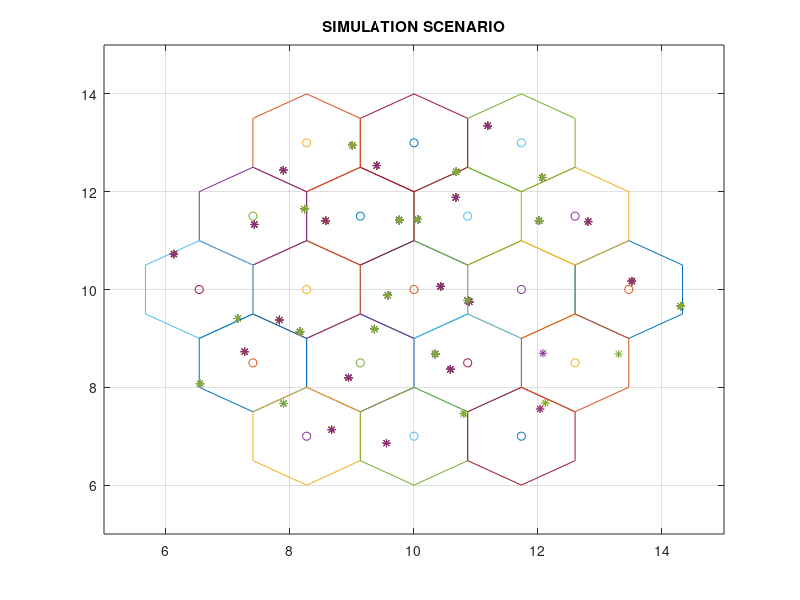

MATLAB code to generate this figure: (Note: this script raises an error after producing the figure.)
% NOMA_SIMULATOR MATLAB code for NOMA_SIMULATOR.fig
%
%This Matlab code was developed to generate simulation results to:
%
%Khan, A.; Usman, M.A.; Usman, M.R.; Ahmad, M.; Shin, S.-Y. Link and System-Level NOMA Simulator: 
%The Reproducibility of Research. Electronics 2021, 10, 2388. https://doi.org/10.3390/electronics10192388
%
%For further information, visit: http://wens.re.kr/news/noma-simulator-v1
%
%License: This code is licensed under the Apache2.0 license. If you in any way
%use this code for research that results in publications, please cite our
%monograph as described above.
%
%
% Last Modified 21-Dec-2021 18:08:01
%
%
% Begin initialization code
%%Parameters
close all;  clear all; clc;
initial_x = 10;
initial_y = 10;
ref_x = initial_x;
ref_y = initial_y;
r = 1;     %normalized cell radius
x = cos(pi/6);  
y = sin(pi/6); 
%To change the number of cells please change the value to 1,2 or 3 for 19,7
%or 3 cells respectively
%number of cell
num_of_cell = 1;
if num_of_cell == 1
    N = 19;
elseif num_of_cell == 2    
    N = 7;
elseif num_of_cell == 3    
    N = 3;
end
%This code is developed for 2 NOMA users only
%number of users
%number of users
num_of_user = 1;
if num_of_user == 1
   u=2;
end
%cell diameter
d = 1000;  %meter
c = 3e8;  %speed of light
%you can select the freqiency used in the simulation by choosing the value
%of Freq as 1,2,3 or 4.
%frequency
Freq = 1;
if Freq == 1
   f=9e8;
elseif Freq == 2
   f=18e8; 
elseif Freq == 3
   f=21e8;  
elseif Freq == 4
   f=26e8;  
end
v = 4;    %pathloss exponent
%Total transmit power and the powers associated to the users
%Power
Tx_Pwr = 30;%dbm = 1Watt
P(1) = 0.2*Tx_Pwr;
P(2) = 0.8*Tx_Pwr;
%Interference Init
Int(1)=0;
Int(2)=0;

%BS height
BS_height = 20;  %meter

%MS_height
MS_height = 1.5; %meter

%Noise
NF = 7;     %Noise Floor
No = -174;  %Noise Figure

%Bandwidth
Bw = 20*10^6; %20 MHz

%Imperfect SIC
imdB=-25; %dB
im=10^(imdB/10);
%Pathloss
Pathloss = 2;
if Pathloss == 1 %Cost231
   PL=1;
elseif Pathloss == 2 %Okumura-Hata
   PL=2; 
end


%% Plotting cells
for i = 1:N
    for j = 1:7
       
        if j==1 | j==4 | j==7
            x1(i,j) = (ref_x);
           
        elseif j==2 | j==3
            x1(i,j) = (ref_x+x);
          
        elseif j==5 | j==6
            x1(i,j) = (ref_x-x);
         
        end

        if j==1 | j==7
            y1(i,j) = (ref_y+r);
        
        elseif j==2 | j==6
            y1(i,j) = (ref_y+y);
        
        elseif j==3 | j==5
            y1(i,j) = (ref_y-y);
       
        elseif j==4
            y1(i,j) = (ref_y-r);
      
        end
    end
    
   
    figure(1),    
    plot(x1(i,:),y1(i,:)),grid on, hold on         %%cell edge point plot
    plot(ref_x,ref_y,'o')                          %%BS plot
    axis([5 15 5 15])
    clear x1*; clear x2*;
    clear y1*; clear y2*;
%%    
%%Base Station Coordinates   
    % saving the BS coordinate
    BS_x(i) = ref_x;
    BS_y(i) = ref_y;
    if i==1
        ref_x = initial_x+x+x;
        ref_y = initial_y;
    elseif i==2
        ref_x = initial_x+x;
        ref_y = initial_y+1+y;
    elseif i==3
        ref_x = initial_x-x;
        ref_y = initial_y+1+y;
    elseif i==4
        ref_x = initial_x-x-x;
        ref_y = initial_y;
    elseif i==5
        ref_x = initial_x-x;
        ref_y = initial_y-1-y;
    elseif i==6
        ref_x = initial_x+x;
        ref_y = initial_y-1-y;
    elseif i==7
        ref_x = initial_x+2.*(x+x);
        ref_y = initial_y;
    elseif i==8
        ref_x = initial_x+3.*x;
        ref_y = initial_y+r+y;
    elseif i==9
        ref_x = initial_x+x+x;
        ref_y = initial_y+2.*r+2.*y;
    elseif i==10
        ref_x = initial_x;
        ref_y = initial_y+2.*r+2.*y;
    elseif i==11
        ref_x = initial_x-x-x;
        ref_y = initial_y+2.*r+2.*y;
    elseif i==12
        ref_x = initial_x-3.*x;
        ref_y = initial_y+r+y;
    elseif i==13
        ref_x = initial_x-2.*(x+x);
        ref_y = initial_y;
    elseif i==14
        ref_x = initial_x-3.*x;
        ref_y = initial_y-r-y;
    elseif i==15
        ref_x = initial_x-x-x;
        ref_y = initial_y-2.*r-2.*y;
    elseif i==16
        ref_x = initial_x;
        ref_y = initial_y-2.*r-2.*y;
    elseif i==17
        ref_x = initial_x+x+x;
        ref_y = initial_y-2.*r-2.*y;
    elseif i==18
        ref_x = initial_x+3.*x;
        ref_y = initial_y-r-y;
    end
end
%%
for cell = 1: N
    
    %Plotting users
    % Random User Coordinate
    v_x = BS_x(cell) + (r * sin((0:6)*pi/3));
    v_y = BS_y(cell) + (r * cos((0:6)*pi/3));
    c_x = BS_x(cell) + (r-rand(1, 20*u)*2*r);
    c_y = BS_y(cell) + (r-rand(1, 20*u)*2*r);
    IN = inpolygon(c_x, c_y, v_x, v_y);
    c_x = c_x(IN);
    c_y = c_y(IN);
    idx = randperm(length(c_x));
    MS1_cell_1_x(cell,:) = c_x(idx(1:u));
    MS1_cell_1_y(cell,:) = c_y(idx(1:u));
    
    
    
    % Defining near user and far user
    for i = 1:u
        dist_MS_cell_1(i) = d*sqrt((sqrt((BS_x(cell)-MS1_cell_1_x(cell,i))^2+(BS_y(cell)-MS1_cell_1_y(cell,i))^2))^2+(BS_height/d)^2); %distance with base station's height
    end
    distance_MS_cell_1(cell,:)=dist_MS_cell_1;
    
    if distance_MS_cell_1(cell,1)>=distance_MS_cell_1(cell,2)
        
        save_MS1_cell_1_x(cell,1)=MS1_cell_1_x(cell,1);
        save_MS1_cell_1_y(cell,1)=MS1_cell_1_y(cell,1);
        MS1_cell_1_x(cell,1)=MS1_cell_1_x(cell,2);
        MS1_cell_1_x(cell,2)=save_MS1_cell_1_x(cell,1);
        MS1_cell_1_y(cell,1)=MS1_cell_1_y(cell,2);
        MS1_cell_1_y(cell,2)=save_MS1_cell_1_y(cell,1);
    end
    
    figure(1),
    plot(MS1_cell_1_x,MS1_cell_1_y,'*'),grid on, hold on
    axis([5 15 5 15])
    title('SIMULATION SCENARIO')
end
%%
%OMA (Orthogonal Multiple Access)
for cell = 1:N
    
    % SNR cell 1
    for i = 1:u
        Pwr(i)=P(i);
        dist_MS_cell_1(i) = d*sqrt((sqrt((BS_x(1)-MS1_cell_1_x(1,i))^2+(BS_y(1)-MS1_cell_1_y(1,i))^2))^2+(BS_height/d)^2); %distance with base station's height
        
        %Cost231 & Okumura-Hata
        if PL == 1
            PL_num_cell_1(i) = 46.3 + 33.9*log10(f/1000000) - 13.28*log10(BS_height) - ((1.1*log10(f/1000000)-0.7)*MS_height-(1.56*log10(f/1000000)-0.8)) + (44.9 - 6.55*log10(BS_height))*log10(dist_MS_cell_1(i)/1000)+3; %Pathloss
            PL_dB_cell_1(i) = 10*log10(PL_num_cell_1(i));
        else
            PL_dB_cell_1(i) = 69.55 + 26.16*log10(f/1000000) + (44.9 - 6.55*log10(BS_height))*log10(dist_MS_cell_1(i)/1000) - 13.82*log10(BS_height) - (3.2*(log10(11.75*MS_height))^2 - 4.97); %Pathloss
            PL_num_cell_1(i) = 10^((PL_dB_cell_1(i))/10);
        end
        
        Rx_pwr_dBm_cell_1(i) = (10*log10(Pwr(i)*1000))-PL_dB_cell_1(i); %dBm
        Rx_pwr_mW_cell_1(i) = 10^((Rx_pwr_dBm_cell_1(i))/10);
    end
    Rx_pwr_cell_1(cell,:)=Rx_pwr_mW_cell_1;
    
    
    % Thermal Noise
    for i = 1:u
        Rx_pwr_dBm_noise_cell_1(i) = NF+No+10*log10(1/2*Bw);
        Rx_pwr_mW_noise_cell_1(i) = 10^((Rx_pwr_dBm_noise_cell_1(i))/10);
    end
    Rx_pwr_noise_cell_1(cell,:)=Rx_pwr_mW_noise_cell_1;
    
    
    % Interference Calculation for users in cell 1 from the other BS
    if  cell==1 & cell<=N
        for i = 1:u
            Interference(i)=Int(i);
        end
        total_int_pwr_mW_cell_1(cell,:)=Interference;
        
    else if cell==3 | cell==5 | cell==7 | cell==9 | cell==11 | cell==13 | cell==15 | cell==17 | cell==19
            for i = 1:u
                dist_MS_int_cell_1(i) = d*sqrt((sqrt((BS_x(cell)-MS1_cell_1_x(1,i))^2+(BS_y(cell)-MS1_cell_1_y(1,i))^2))^2+(BS_height/d)^2); %distance with base station's height
                
                %Cost231 & Okumura-Hata
                if PL==1
                    PL_num_cell_1(i) = 46.3 + 33.9*log10(f/1000000) - 13.28*log10(BS_height) - ((1.1*log10(f/1000000)-0.7)*MS_height-(1.56*log10(f/1000000)-0.8)) + (44.9 - 6.55*log10(BS_height))*log10(dist_MS_int_cell_1(i)/1000)+3; %Pathloss
                    PL_dB_int_cell_1(i) = 10*log10(PL_num_cell_1(i));
                else
                    PL_dB_int_cell_1(i) = 69.55 + 26.16*log10(f/1000000) + (44.9 - 6.55*log10(BS_height))*log10(dist_MS_int_cell_1(i)/1000) - 13.82*log10(BS_height) - (3.2*(log10(11.75*MS_height))^2 - 4.97); %Pathloss
                    PL_num_cell_1(i) = 10^((PL_dB_int_cell_1(i))/10);
                end
                
                if i==1
                    int_pwr_dBm_cell_1(i) = (10*log10(Pwr(i+1)*1000))-PL_dB_int_cell_1(i); %dBm
                    int_pwr_mW_cell_1(i) = 10^((int_pwr_dBm_cell_1(i))/10);
                else
                    int_pwr_dBm_cell_1(i) = (10*log10(Pwr(i-1)*1000))-PL_dB_int_cell_1(i); %dBm
                    int_pwr_mW_cell_1(i) = 10^((int_pwr_dBm_cell_1(i))/10);
                end
                
            end
            total_int_pwr_mW_cell_1(cell,:)=int_pwr_mW_cell_1;
            
        else
            for i = 1:u
                dist_MS_int_cell_1(i) = d*sqrt((sqrt((BS_x(cell)-MS1_cell_1_x(1,i))^2+(BS_y(cell)-MS1_cell_1_y(1,i))^2))^2+(BS_height/d)^2); %distance with base station's height
                
                %Cost231 & Okumura-Hata
                if PL==1
                    PL_num_cell_1(i) = 46.3 + 33.9*log10(f/1000000) - 13.28*log10(BS_height) - ((1.1*log10(f/1000000)-0.7)*MS_height-(1.56*log10(f/1000000)-0.8)) + (44.9 - 6.55*log10(BS_height))*log10(dist_MS_int_cell_1(i)/1000)+3; %Pathloss
                    PL_dB_int_cell_1(i) = 10*log10(PL_num_cell_1(i));
                else
                    PL_dB_int_cell_1(i) = 69.55 + 26.16*log10(f/1000000) + (44.9 - 6.55*log10(BS_height))*log10(dist_MS_int_cell_1(i)/1000) - 13.82*log10(BS_height) - (3.2*(log10(11.75*MS_height))^2 - 4.97); %Pathloss
                    PL_num_cell_1(i) = 10^((PL_dB_int_cell_1(i))/10);
                end
                
                if i==1
                    int_pwr_dBm_cell_1(i) = (10*log10(Pwr(i)*1000))-PL_dB_int_cell_1(i); %dBm
                    int_pwr_mW_cell_1(i) = 10^((int_pwr_dBm_cell_1(i))/10);
                else
                    int_pwr_dBm_cell_1(i) = (10*log10(Pwr(i)*1000))-PL_dB_int_cell_1(i); %dBm
                    int_pwr_mW_cell_1(i) = 10^((int_pwr_dBm_cell_1(i))/10);
                end
                
            end
            total_int_pwr_mW_cell_1(cell,:)=int_pwr_mW_cell_1;
            
        end
    end
    
    
    if cell==1
        total_inter_pwr_cell_1_OMA=total_int_pwr_mW_cell_1(cell,:);
        total_inter_pwr_mW_cell_1_OMA(cell,:)=total_inter_pwr_cell_1_OMA;
        total_inter_pwr_dBm_cell_1_OMA(cell,:)=10*log10(total_inter_pwr_mW_cell_1_OMA(cell,:));
        
    else
        total_inter_pwr_cell_1_OMA=total_int_pwr_mW_cell_1(cell,:)+total_inter_pwr_mW_cell_1_OMA(cell-1,:);
        total_inter_pwr_mW_cell_1_OMA(cell,:)=total_inter_pwr_cell_1_OMA;
        total_inter_pwr_dBm_cell_1_OMA(cell,:)=10*log10(total_inter_pwr_mW_cell_1_OMA(cell,:));
        
    end
    
end

for cell = 1:N
    % Capacity
    SINR_mW_cell_1_OMA = Rx_pwr_cell_1(cell,:)./(total_inter_pwr_mW_cell_1_OMA(cell,:)+Rx_pwr_noise_cell_1(cell,:)); %Capacity UE1 and UE2 in numeric
    SINR_num_cell_1_OMA(cell,:) = SINR_mW_cell_1_OMA;
    SINR_dBm_cell_1_OMA = SINR_num_cell_1_OMA(cell,:); %Capacity UE1 and UE2 in dBm
    SINR_dB_cell_1_OMA(cell,:) = SINR_dBm_cell_1_OMA;
    total_Capacity_cell_1_OMA = (1/2*Bw/1000000)*log2(1+SINR_num_cell_1_OMA(cell,:));
    total_Cap_cell_1_OMA(cell,:) = total_Capacity_cell_1_OMA;
end

%%
%NOMA (Non-Orthogonal Multiple Access)
for cell = 1:N
    
    % SNR cell 1
    for i = 1:u
        Pwr(i)=P(i);
        dist_MS_cell_1(i) = d*sqrt((sqrt((BS_x(1)-MS1_cell_1_x(1,i))^2+(BS_y(1)-MS1_cell_1_y(1,i))^2))^2+(BS_height/d)^2); %distance with base station's height
        
        %Cost231 & Okumura-Hata
        if PL == 1
            PL_num_cell_1(i) = 46.3 + 33.9*log10(f/1000000) - 13.28*log10(BS_height) - ((1.1*log10(f/1000000)-0.7)*MS_height-(1.56*log10(f/1000000)-0.8)) + (44.9 - 6.55*log10(BS_height))*log10(dist_MS_cell_1(i)/1000)+3; %Pathloss
            PL_dB_cell_1(i) = 10*log10(PL_num_cell_1(i));
        else
            PL_dB_cell_1(i) = 69.55 + 26.16*log10(f/1000000) + (44.9 - 6.55*log10(BS_height))*log10(dist_MS_cell_1(i)/1000) - 13.82*log10(BS_height) - (3.2*(log10(11.75*MS_height))^2 - 4.97); %Pathloss
            PL_num_cell_1(i) = 10^((PL_dB_cell_1(i))/10);
        end
        
        Rx_pwr_dBm_cell_1(i) = (10*log10(Pwr(i)*1000))-PL_dB_cell_1(i); %dBm
        Rx_pwr_mW_cell_1(i) = 10^((Rx_pwr_dBm_cell_1(i))/10);
    end
    Rx_pwr_cell_1(cell,:)=Rx_pwr_mW_cell_1;
    
    
    % Self Interference Calculation for user 2
    for i = 1:u
        if  i==1
            Rx_pwr_mW_selfint_cell_1(i)=Int(i);
            
        else
            Pwr(i)=P(i);
            dist_MS_selfint_cell_1(i) = d*sqrt((sqrt((BS_x(1)-MS1_cell_1_x(1,i))^2+(BS_y(1)-MS1_cell_1_y(1,i))^2))^2+(BS_height/d)^2); %distance with base station's height
            
            %Cost231 & Okumura-Hata
            if PL==1
                PL_num_slftint_cell_1(i) = 46.3 + 33.9*log10(f/1000000) - 13.28*log10(BS_height) - ((1.1*log10(f/1000000)-0.7)*MS_height-(1.56*log10(f/1000000)-0.8)) + (44.9 - 6.55*log10(BS_height))*log10(dist_MS_selfint_cell_1(i)/1000)+3; %Pathloss
                PL_dB_selfint_cell_1(i) = 10*log10(PL_num_slftint_cell_1(i));
            else
                PL_dB_selfint_cell_1(i) = 69.55 + 26.16*log10(f/1000000) + (44.9 - 6.55*log10(BS_height))*log10(dist_MS_selfint_cell_1(i)/1000) - 13.82*log10(BS_height) - (3.2*(log10(11.75*MS_height))^2 - 4.97); %Pathloss
                PL_num_slftint_cell_1(i) = 10^((PL_dB_selfint_cell_1(i))/10);
            end
            
            Rx_pwr_dBm_selfint_cell_1(i) = (10*log10(Pwr(1)*1000))-PL_dB_selfint_cell_1(i); %dBm
            Rx_pwr_mW_selfint_cell_1(i) = 10^((Rx_pwr_dBm_selfint_cell_1(i))/10);
        end
    end
    Rx_pwr_selfint_cell_1(cell,:)=Rx_pwr_mW_selfint_cell_1;
    
    
    % Imperfect SIC
    for i = 1:u
        if  i==1
            Im_SIC(i)=10^(imdB*1000/10);
        else
            Im_SIC(i)=Int(i);
        end
    end
    Imperfect_SIC_cell_1(cell,:)=Im_SIC;
    
    % Thermal Noise
    for i = 1:u
        Rx_pwr_dBm_noise_cell_1(i) = NF+No+10*log10(Bw);
        Rx_pwr_mW_noise_cell_1(i) = 10^((Rx_pwr_dBm_noise_cell_1(i))/10);
    end
    Rx_pwr_noise_cell_1(cell,:)=Rx_pwr_mW_noise_cell_1;
    
    
    % Interference Calculation for users in cell 1 from the other BS
    if  cell==1 & cell<=N
        for i = 1:u
            Interference(i)=Int(i);
        end
        total_int_pwr_mW_cell_1(cell,:)=Interference;
        
    else
        for i = 1:u
            dist_MS_int_cell_1(i) = d*sqrt((sqrt((BS_x(cell)-MS1_cell_1_x(1,i))^2+(BS_y(cell)-MS1_cell_1_y(1,i))^2))^2+(BS_height/d)^2); %distance with base station's height
            
            %Cost231 & Okumura-Hata
            if PL==1
                PL_num_cell_1(i) = 46.3 + 33.9*log10(f/1000000) - 13.28*log10(BS_height) - ((1.1*log10(f/1000000)-0.7)*MS_height-(1.56*log10(f/1000000)-0.8)) + (44.9 - 6.55*log10(BS_height))*log10(dist_MS_int_cell_1(i)/1000)+3; %Pathloss
                PL_dB_int_cell_1(i) = 10*log10(PL_num_cell_1(i));
            else
                PL_dB_int_cell_1(i) = 69.55 + 26.16*log10(f/1000000) + (44.9 - 6.55*log10(BS_height))*log10(dist_MS_int_cell_1(i)/1000) - 13.82*log10(BS_height) - (3.2*(log10(11.75*MS_height))^2 - 4.97); %Pathloss
                PL_num_cell_1(i) = 10^((PL_dB_int_cell_1(i))/10);
            end
            
            int_pwr_dBm_cell_1(i) = (10*log10(Tx_Pwr*1000))-PL_dB_int_cell_1(i); %dBm
            int_pwr_mW_cell_1(i) = 10^((int_pwr_dBm_cell_1(i))/10);
        end
        total_int_pwr_mW_cell_1(cell,:)=int_pwr_mW_cell_1;
    end
    
    
    if cell==1
        total_inter_pwr_cell_1=total_int_pwr_mW_cell_1(cell,:);
        total_inter_pwr_mW_cell_1(cell,:)=total_inter_pwr_cell_1;
        total_inter_pwr_dBm_cell_1(cell,:)=10*log10(total_inter_pwr_mW_cell_1(cell,:));
        
    else
        total_inter_pwr_cell_1=total_int_pwr_mW_cell_1(cell,:)+total_inter_pwr_mW_cell_1(cell-1,:);
        total_inter_pwr_mW_cell_1(cell,:)=total_inter_pwr_cell_1;
        total_inter_pwr_dBm_cell_1(cell,:)=10*log10(total_inter_pwr_mW_cell_1(cell,:));
        
    end
    
end

%%
for cell = 1:N
    % Capacity
    SINR_mW_cell_1=Rx_pwr_cell_1(cell,:)./(Imperfect_SIC_cell_1(1,:)+Rx_pwr_selfint_cell_1(1,:)+total_inter_pwr_mW_cell_1(cell,:)+Rx_pwr_noise_cell_1(cell,:)); %Capacity UE1 and UE2 in numeric
    SINR_num_cell_1(cell,:)=SINR_mW_cell_1;
    SINR_dBm_cell_1=SINR_num_cell_1(cell,:); %Capacity UE1 and UE2 in dBm
    SINR_dB_cell_1(cell,:)=SINR_dBm_cell_1;
    total_Capacity_cell_1 = (Bw/1000000)*log2(1+SINR_num_cell_1(cell,:));
    total_Cap_cell_1(cell,:)= total_Capacity_cell_1;
end


%%
%%Capacity vs SNR in Rayleigh channel
% Calculate UE distance in cell 1 from 19 BS
for cell=1:N
    for i = 1:u
        dist_UE_cell_1(i) = sqrt((sqrt((BS_x(cell)-MS1_cell_1_x(1,i))^2+(BS_y(cell)-MS1_cell_1_y(1,i))^2))^2+(BS_height/d)^2);
    end
    distance_UE_cell_1(cell,:)=dist_UE_cell_1;
end
SNRdB = [0:5:35];
trial = 20000;
for ii=1:length(SNRdB)
    SNRdB
    for tr = 1:trial
        txSNR(ii) = 10^(SNRdB(ii)/10);
        trial=tr
        % Reyleigh Channel
        for cell=1:N
            for i=1:u
                MS_ch_index_cell_1(i) = (abs(gauss(0,distance_UE_cell_1(cell,i).^(-v)/2,1,1)+1i*gauss(0,distance_UE_cell_1(cell,i).^(-v)/2,1,1))).^2; %channel index
            end
            MS_pwr_ch_index_cell_1(cell,:) = MS_ch_index_cell_1;
        end
        
        for cell=1:N
            for i=1:u
                % SNR cell 1
                MS_pwr_cell_1(i) = MS_pwr_ch_index_cell_1(cell,i)*(Pwr(i)/Tx_Pwr); % SNR
                
                % Self Interference Calculation for FEU and Imperfect SIC for NEU
                if i==1
                    Self_int_pwr_cell_1(i) = Int(i); % Self Interference Calculation
                    Im_int_pwr_cell_1(i) = im; % Imperfect SIC SCENARIO 1
                    
                else
                    Self_int_pwr_cell_1(i) = MS_pwr_ch_index_cell_1(1,i)*(Pwr(i-1)/Tx_Pwr); % Self Interference Calculation
                    Im_int_pwr_cell_1(i) = Int(i); % Imperfect SIC
                end
            end
            MS_power_cell_1(cell,:)=MS_pwr_cell_1;
            Self_int_power_cell_1(cell,:)=Self_int_pwr_cell_1;
            Im_int_power_cell_1(cell,:)=Im_int_pwr_cell_1;
            
            % Intercell Interference Calculation for users in cell 1 from the other BS
            % OMA
            if cell==1
                for i = 1:u
                    OMA_Inter_int_ch_index_cell_1(i)=Int(i)*(Pwr(i)/Tx_Pwr);
                end
                OMA_Intercell_int_pwr_cell_1(cell,:)=OMA_Inter_int_ch_index_cell_1; % intercell interference cell 1
                
            else if cell==3 | cell==5 | cell==7 | cell==9 | cell==11 | cell==13 | cell==15 | cell==17 | cell==19
                    for i = 1:u
                        if i==1
                            OMA_Inter_int_ch_index_cell_1(i) = MS_pwr_ch_index_cell_1(cell,i)*(Pwr(i+1)/Tx_Pwr);
                        else
                            OMA_Inter_int_ch_index_cell_1(i) = MS_pwr_ch_index_cell_1(cell,i)*(Pwr(i-1)/Tx_Pwr);
                        end
                    end
                    OMA_Intercell_int_pwr_cell_1(cell,:)= OMA_Inter_int_ch_index_cell_1; % intercell interference cell 1
                else
                    for i = 1:u
                        OMA_Inter_int_ch_index_cell_1(i) = MS_pwr_ch_index_cell_1(cell,i)*(Pwr(i)/Tx_Pwr);
                    end
                    OMA_Intercell_int_pwr_cell_1(cell,:)= OMA_Inter_int_ch_index_cell_1; % intercell interference cell 1
                end
            end
            
            if cell==1
                OMA_total_inter_int_pwr_cell_1=OMA_Intercell_int_pwr_cell_1(cell,:); % Sum Interference
                OMA_total_intercell_int_pwr_cell_1(cell,:)=OMA_total_inter_int_pwr_cell_1; % total intercell interference cell 1
            else
                OMA_total_inter_int_pwr_cell_1=OMA_Intercell_int_pwr_cell_1(cell,:)+OMA_total_intercell_int_pwr_cell_1(cell-1,:); % Sum Interference
                OMA_total_intercell_int_pwr_cell_1(cell,:)=OMA_total_inter_int_pwr_cell_1; % total intercell interference cell 1
            end
            
            % NOMA
            if cell==1
                for i = 1:u
                    NOMA_Inter_int_ch_index_cell_1(i)=Int(i);
                end
                NOMA_Intercell_int_pwr_cell_1(cell,:)=NOMA_Inter_int_ch_index_cell_1; % intercell interference cell 1
                
            else
                for i = 1:u
                    NOMA_Inter_int_ch_index_cell_1(i) = MS_pwr_ch_index_cell_1(cell,i)*(Tx_Pwr/Tx_Pwr);
                end
                NOMA_Intercell_int_pwr_cell_1(cell,:)= NOMA_Inter_int_ch_index_cell_1; % intercell interference cell 1
            end
            
            if cell==1
                NOMA_total_inter_int_pwr_cell_1=NOMA_Intercell_int_pwr_cell_1(cell,:); % Sum Interference
                NOMA_total_intercell_int_pwr_cell_1(cell,:)=NOMA_total_inter_int_pwr_cell_1; % total intercell interference cell 1
            else
                NOMA_total_inter_int_pwr_cell_1=NOMA_Intercell_int_pwr_cell_1(cell,:)+NOMA_total_intercell_int_pwr_cell_1(cell-1,:); % Sum Interference
                NOMA_total_intercell_int_pwr_cell_1(cell,:)=NOMA_total_inter_int_pwr_cell_1; % total intercell interference cell 1
            end
            
        end
%%        
        % Shannon Capacity
        for i=1:u
            Noma_Capacity(i)=log2(1+((txSNR(ii)*MS_power_cell_1(1,i))/(txSNR(ii)*(Im_int_power_cell_1(1,i)+Self_int_power_cell_1(i)+NOMA_total_intercell_int_pwr_cell_1(N,i))+1))); % Capacity for NEU snd FEU
            Oma_Capacity(i)=(1/2)*log2(1+(txSNR(ii)*MS_power_cell_1(1,i))/(txSNR(ii)*OMA_total_intercell_int_pwr_cell_1(N,i)+1)); % Capacity for NEU snd FEU
        end
%%        
        % Ergodic Capacity
        %tmpC(tr,:) = Capacity;
        Noma_tmpC1(tr,:) = Noma_Capacity(1);
        Noma_tmpC2(tr,:) = Noma_Capacity(2);
        Noma_tmpCerg(tr,:) = Noma_Capacity(1)+Noma_Capacity(2);
%%        
        %for OMA
        Oma_tmpC1(tr,:) = Oma_Capacity(1);
        Oma_tmpC2(tr,:) = Oma_Capacity(2);
        Oma_tmpCerg(tr,:) = Oma_Capacity(1)+ Oma_Capacity(2);
    end
    
    % Mean Ergodic Capacity
    
    Noma_C1(ii,:)=mean(Noma_tmpC1);
    Noma_C2(ii,:)=mean(Noma_tmpC2);
    Noma_Cerg(ii,:)=mean(Noma_tmpCerg);
    
    Oma_C1(ii,:)=mean(Oma_tmpC1);
    Oma_C2(ii,:)=mean(Oma_tmpC2);
    Oma_Cerg(ii,:)=mean(Oma_tmpCerg);
end
%%
%%Plotting
cell_plot = 1:1:N-1;

figure(2),
plot(cell_plot,total_inter_pwr_dBm_cell_1(cell_plot+1,1),'r-o','LineWidth',1.2),grid on, hold on % SNR trend for user 1 in cell 1
plot(cell_plot,total_inter_pwr_dBm_cell_1(cell_plot+1,2),'b-o','LineWidth',1.2),grid on, hold on % SNR trend for user 2 in cell 1
plot(cell_plot,total_inter_pwr_dBm_cell_1_OMA(cell_plot+1,1),'g-*','LineWidth',1.2),grid on, hold on % SNR trend for user 1 in cell 1
plot(cell_plot,total_inter_pwr_dBm_cell_1_OMA(cell_plot+1,2),'k-*','LineWidth',1.2),grid on, hold on % SNR trend for user 2 in cell 1
legend('NEU NOMA','FEU NOMA','NEU OMA','FEU OMA')
xlabel('Number of cell')
ylabel('Intercell Interference [dBm]')

figure(3),
plot(cell_plot,SINR_dB_cell_1(cell_plot+1,1),'r-o','LineWidth',1.2),grid on, hold on % SNR trend for user 1 in cell 1
plot(cell_plot,SINR_dB_cell_1(cell_plot+1,2),'b-o','LineWidth',1.2),grid on, hold on % SNR trend for user 2 in cell 1
plot(cell_plot,SINR_dB_cell_1_OMA(cell_plot+1,1),'g-*','LineWidth',1.2),grid on, hold on % SNR trend for user 1 in cell 1
plot(cell_plot,SINR_dB_cell_1_OMA(cell_plot+1,2),'k-*','LineWidth',1.2),grid on, hold on % SNR trend for user 2 in cell 1
legend('NEU NOMA','FEU NOMA','NEU OMA','FEU OMA')
xlabel('Number of cell')
ylabel('SINR [dBm]')

figure(4),
plot(cell_plot,total_Cap_cell_1(cell_plot+1,1),'r-o','LineWidth',1.2),grid on, hold on % Cell Capacity trend for user 1 in cell 1
plot(cell_plot,total_Cap_cell_1(cell_plot+1,2),'b-o','LineWidth',1.2),grid on, hold on % Cell Capacity trend for user 2 in cell 1
plot(cell_plot,total_Cap_cell_1_OMA(cell_plot+1,1),'g-*','LineWidth',1.2),grid on, hold on % Cell Capacity trend for user 1 in cell 1
plot(cell_plot,total_Cap_cell_1_OMA(cell_plot+1,2),'k-*','LineWidth',1.2),grid on, hold on % Cell Capacity trend for user 2 in cell 1
legend('NEU NOMA','FEU NOMA','NEU OMA','FEU OMA')
xlabel('Number of cell')
ylabel('User Capacity [Mbps/Hz]')

figure(5),
plot(cell_plot,total_Cap_cell_1(cell_plot+1,1)+total_Cap_cell_1(cell_plot+1,2),'r-d','LineWidth',1.2),grid on, hold on % Cell Capacity trend for user 1 in cell 1
plot(cell_plot,total_Cap_cell_1_OMA(cell_plot+1,1)+total_Cap_cell_1_OMA(cell_plot+1,2),'b-s','LineWidth',1.2),grid on, hold on % Cell Capacity trend for user 1 in cell 1
legend('NOMA','OMA')
xlabel('Number of cell')
ylabel('Ergodic Sum Capacity [Mbps/Hz]')

figure(6),
plot(SNRdB,Noma_C1,'r-o','LineWidth',1.2),grid on, hold on
plot(SNRdB,Noma_C2,'b-o','LineWidth',1.2),grid on, hold on
plot(SNRdB,Oma_C1,'g-*','LineWidth',1.2),grid on, hold on
plot(SNRdB,Oma_C2,'k-*','LineWidth',1.2),grid on, hold on
legend('NEU NOMA','FEU NOMA','NEU OMA','FEU OMA')
xlabel('Transmit SNR [dB]')
ylabel('User Capacity [bit/s/Hz]')

figure(7),
plot(SNRdB,Noma_Cerg,'r-d','LineWidth',1.2),hold on, grid on
plot(SNRdB,Oma_Cerg,'b-s','LineWidth',1.2),hold on, grid on
legend('NOMA','OMA')
xlabel('Transmit SNR [dB]')
ylabel('Ergodic Sum Capacity [bit/s/Hz]')
%%
